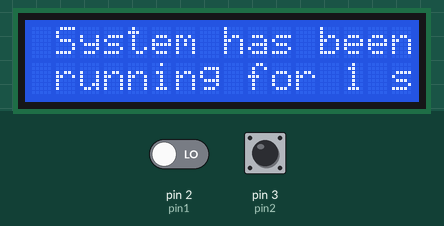
This sketch was run on a simulated Arduino Uno, built with avr-gcc and run on an emulated ATmega328P. Shown: 16×2 character LCD. Inputs (shaded band) come from the test bench; at power-on: pin 2 (pin1) LOW, pin 3 (pin2) HIGH.

Above: at 1.2 s.
1.3 s: pin 2 (pin1) driven HIGH
At 2.1 s:
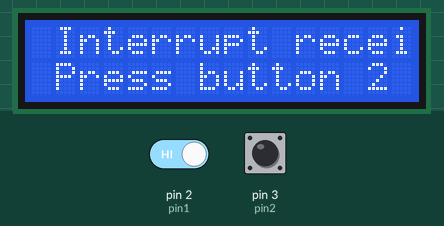
2.8 s: pin 3 (pin2) pulled LOW for 0.15 s
At 3.3 s:
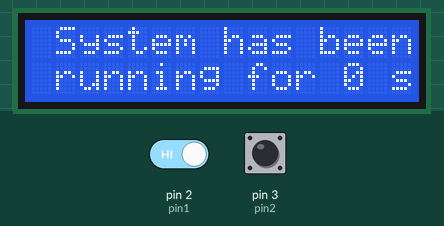
5.9 s: pin 3 (pin2) pulled LOW for 1 s
At 8.7 s:
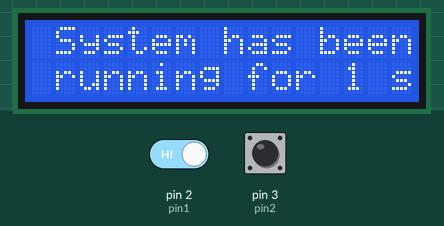
9.9 s: pin 2 (pin1) driven LOW
At 10.5 s:
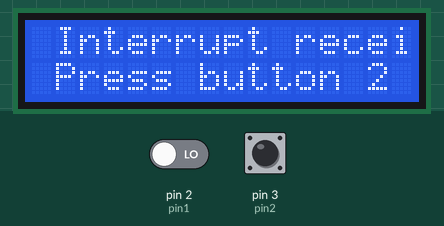
Timing chart, 0 to 12.5 s (numbered marks = the images above; inputs shaded):
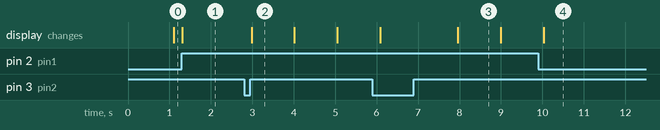

Measured:
- after the input at 1.3 s, the display: changes at once (image 1)
- after the input at 2.8 s, the display: changes after 0.18 s (image 2)
- after the input at 9.9 s, the display: changes after 0.13 s (image 4)
- what the display in image 2 shows lasts 1.0 s, from 3.0 s to 4.0 s

The sketch:

lcd_interrupts.ino
```cpp
#include <LiquidCrystal.h>				// Include the LiquidCrystal library

// Declare and initialize gloabal variables
LiquidCrystal lcd(12, 11, 9, 8, 7, 6);  // Initialize the LCD
int pin1 = 2;
int pin2 = 3;
int state = 0;
int val = 0;
unsigned long startTime;

// Setup function
void setup()
{
  lcd.begin(16, 2);                    // Set 16x2 display
  // Set pin1 as input, and pin2 as pull-up resistor
  pinMode(pin1, INPUT);
  pinMode(pin2, INPUT_PULLUP);
  // Attach an interrupt to pin1 (2), and pin2(3)
  attachInterrupt(digitalPinToInterrupt(pin1), button1, CHANGE);
  attachInterrupt(digitalPinToInterrupt(pin2), button2, CHANGE);
}


// Interrupt for button 1, set state to 1
void button1 ()
{
  state = 1;
}


// Interrupt for button 2, set state to 0 and reset startTime
void button2()
{
  startTime = millis();
  state = 0;
}

void loop()
{
  lcd.clear();						// clear the lcd

  // if state is 0, then using LCD, display the message, "System has been
  // running for X seconds," where X will be second and it will update with
  // time by using millies.
  if (state == 0) {
    lcd.setCursor(1, 0);
    lcd.print("System has been");
    lcd.setCursor(1, 1);
    lcd.print("running for ");
    unsigned long currTime = millis();				// Get the current time
    unsigned long displayTime = (currTime-startTime)/1000;	// update the seconds
    lcd.print(displayTime);							// display second to LCD
    lcd.print(" seconds");
  }
  // if state is 1, then using LCD, display a message "Interrupt received!
  // Press button 2 to continue.". It will remain this until button 2 is pressed.
  else if (state == 1) {
    lcd.setCursor(1, 0);
    lcd.print("Interrupt received!");
    lcd.setCursor(1, 1);
    lcd.print("Press button 2 to continue");
  }
  delay(200);
}
```
